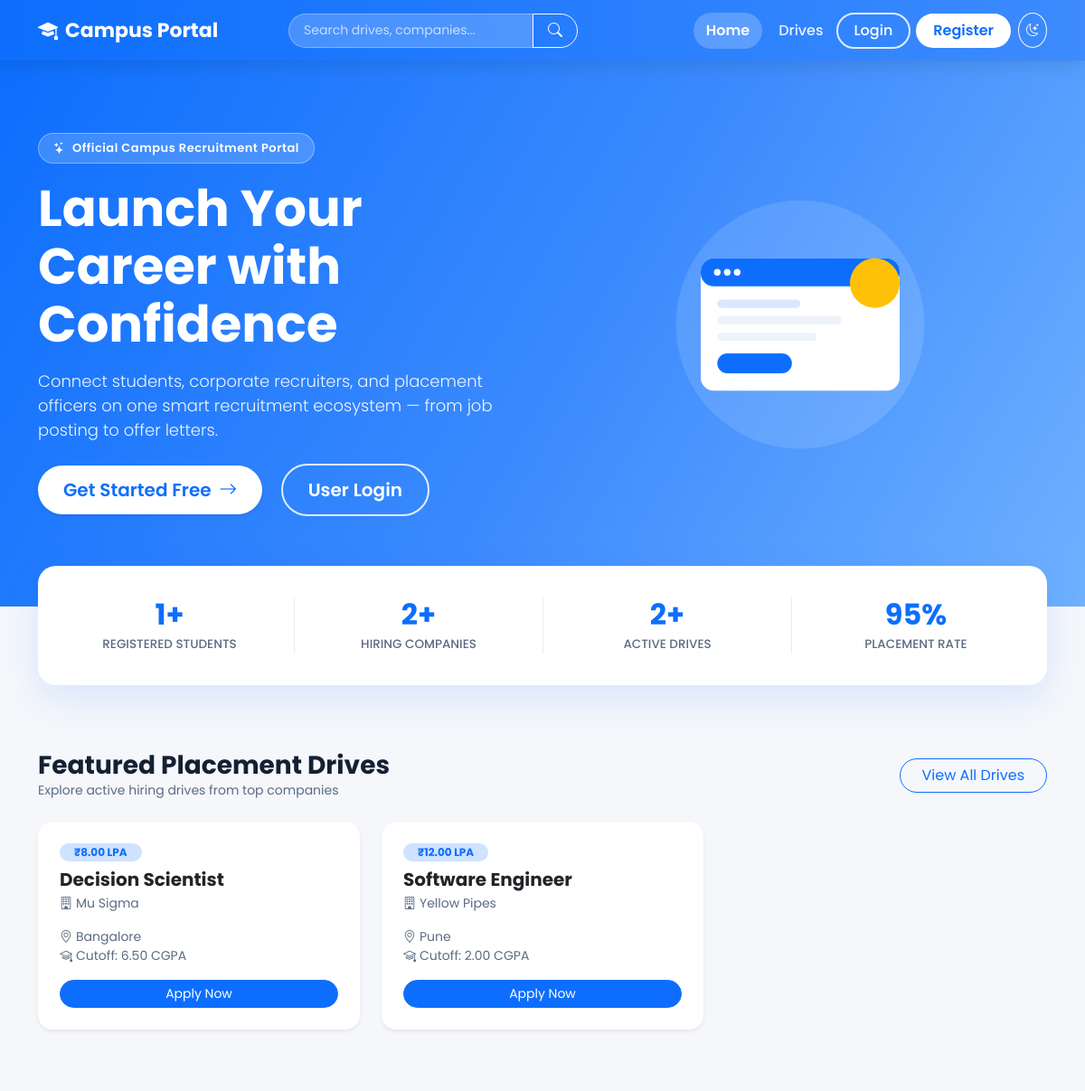
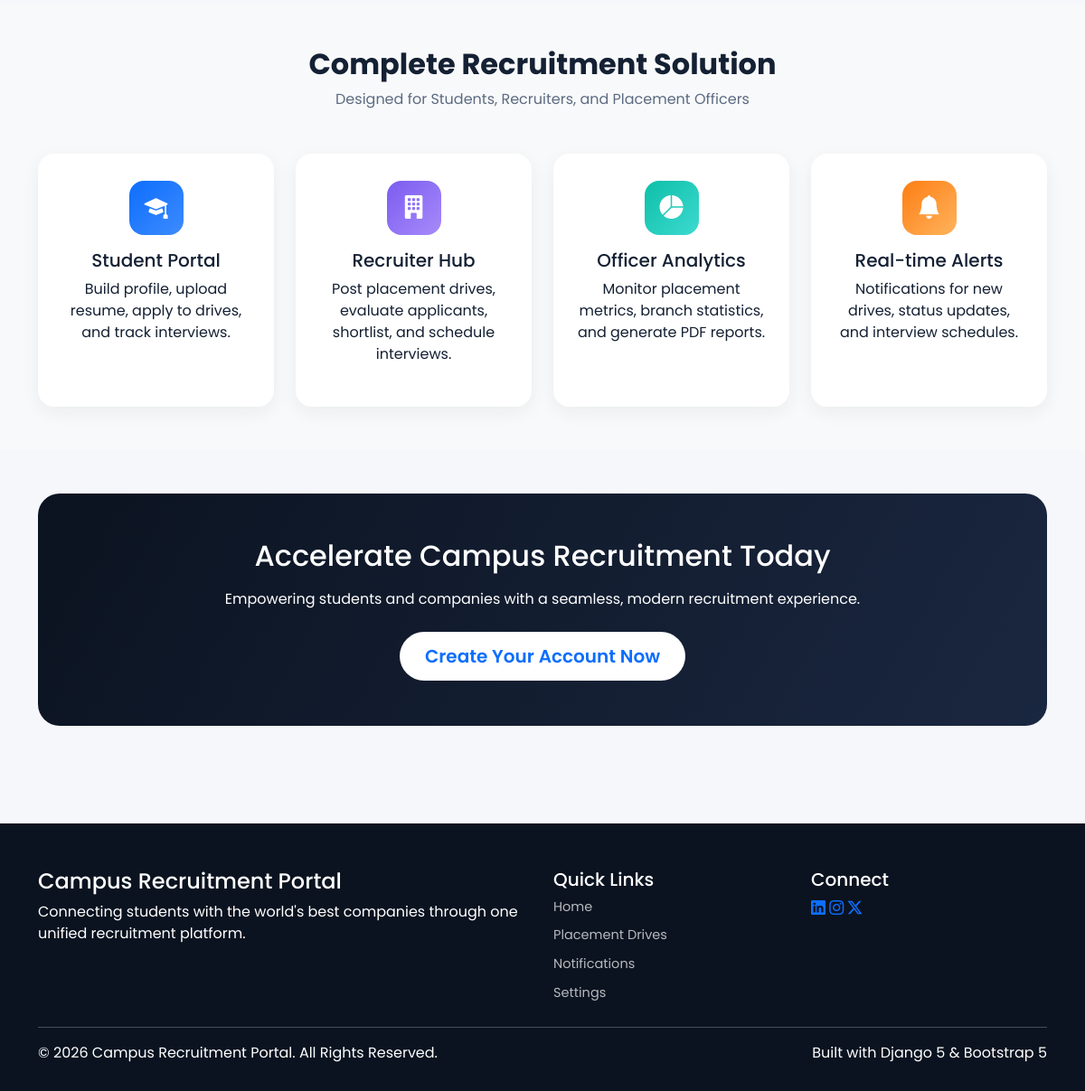
The page / on the database its author committed (2 pictures, top to bottom).
### placement/models.py (models this page shows, shortened)
class PlacementDrive(models.Model):
    company = models.ForeignKey(
        Company,
        on_delete=models.CASCADE,
        related_name="drives"
    )
    job_role = models.CharField(max_length=150)
    package = models.DecimalField(
        max_digits=8,
        decimal_places=2
    )
    location = models.CharField(max_length=100)
    eligibility_cgpa = models.DecimalField(
        max_digits=4,
        decimal_places=2
    )
    description = models.TextField()
    deadline = models.DateField()
    created_by = models.ForeignKey(
        PlacementOfficerProfile,
        on_delete=models.SET_NULL,
        null=True,
        blank=True
    )
    recruiter = models.ForeignKey(
        "recruiters.RecruiterProfile",
        on_delete=models.SET_NULL,
        null=True,
        blank=True,
        related_name="created_drives"
    )
    created_at = models.DateTimeField(default=timezone.now)
    is_active = models.BooleanField(default=True)

class Company(models.Model):
    name = models.CharField(max_length=150)
    website = models.URLField(blank=True)
    email = models.EmailField(blank=True)
    description = models.TextField(blank=True)
    location = models.CharField(max_length=100)
    logo = models.ImageField(
        upload_to="company_logos/",
        blank=True,
        null=True
    )
    recruiter = models.ForeignKey(
        "recruiters.RecruiterProfile",
        on_delete=models.SET_NULL,
        null=True,
        blank=True,
        related_name="companies"
    )
    is_approved = models.BooleanField(default=True)

### core/views.py (the view)
# urls.py: path("", views.home, name="home"),
def home(request):
    featured_drives = PlacementDrive.objects.filter(is_active=True).select_related("company").order_by("-created_at")[:6]
    top_companies = Company.objects.filter(is_approved=True)[:6]
    total_drives = PlacementDrive.objects.filter(is_active=True).count()
    total_companies = Company.objects.count()
    total_students = StudentProfile.objects.count()
    context = {
        "featured_drives": featured_drives,
        "top_companies": top_companies,
        "total_drives": total_drives,
        "total_companies": total_companies,
        "total_students": total_students,
    }
    return render(request, "home.html", context)

### templates/home.html (shortened to what this page needs)
{% extends "base.html" %}
{% block content %}
<section class="hero-section text-white">
    <div class="container">
        <div class="row align-items-center">
            <div class="col-lg-6">
                <span class="hero-badge">
                    <i class="bi bi-stars me-1"></i> Official Campus Recruitment Portal
                </span>
                <h1 class="display-4">
                    Launch Your Career with Confidence
                </h1>
                <p class="lead mt-3">
                    Connect students, corporate recruiters, and placement officers on one smart recruitment ecosystem — from job posting to offer letters.
                </p>
                <div class="mt-4">
                    {% if user.is_authenticated %}
                        {% if user.role == 'student' %}
                            <a href="{% url 'student_dashboard' %}" class="btn hero-btn-primary btn-lg me-3 shadow-sm">
                                Go to Student Dashboard <i class="bi bi-arrow-right ms-1"></i>
                            </a>
                        {% elif user.role == 'recruiter' %}
                            <a href="{% url 'recruiter_dashboard' %}" class="btn hero-btn-primary btn-lg me-3 shadow-sm">
                                Go to Recruiter Portal <i class="bi bi-arrow-right ms-1"></i>
                            </a>
                        {% else %}
                            <a href="{% url 'placement_dashboard' %}" class="btn hero-btn-primary btn-lg me-3 shadow-sm">
                                Go to Officer Portal <i class="bi bi-arrow-right ms-1"></i>
                            </a>
                        {% endif %}
                    {% else %}
                        <a href="{% url 'register' %}" class="btn hero-btn-primary btn-lg me-3 shadow-sm">
                            Get Started Free <i class="bi bi-arrow-right ms-1"></i>
                        </a>
                        <a href="{% url 'login' %}" class="btn hero-btn-outline btn-lg">
                            User Login
                        </a>
                    {% endif %}
                </div>
            </div>
            <div class="col-lg-6 text-center mt-5 mt-lg-0">
            </div>
        </div>
    </div>
</section>
<section class="stats-section">
    <div class="container">
        <div class="stats-card">
            <div class="row text-center">
                <div class="col-6 col-md-3 stat-item">
                    <h2>{{ total_students|default:"500" }}+</h2>
                    <p>Registered Students</p>
                </div>
                <div class="col-6 col-md-3 stat-item stat-divider">
                    <h2>{{ total_companies|default:"50" }}+</h2>
                    <p>Hiring Companies</p>
                </div>
                <div class="col-6 col-md-3 stat-item stat-divider">
                    <h2>{{ total_drives|default:"25" }}+</h2>
                    <p>Active Drives</p>
                </div>
                <div class="col-6 col-md-3 stat-item stat-divider">
                    <h2>95%</h2>
                    <p>Placement Rate</p>
                </div>
            </div>
        </div>
    </div>
</section>
{% if featured_drives %}
<section class="py-5 mt-4">
    <div class="container">
        <div class="d-flex justify-content-between align-items-center mb-4">
            <div>
                <h3 class="fw-bold mb-0">Featured Placement Drives</h3>
                <p class="text-muted small mb-0">Explore active hiring drives from top companies</p>
            </div>
            <a href="{% url 'placement_drives' %}" class="btn btn-outline-primary rounded-pill px-4">View All Drives</a>
        </div>
        <div class="row g-4">
            {% for drive in featured_drives %}
            <div class="col-md-6 col-lg-4">
                <div class="card border-0 shadow-sm rounded-4 h-100 p-4 bg-white hover-lift">
                    <span class="badge bg-primary-subtle text-primary rounded-pill px-3 py-1 mb-2 me-auto fw-bold">₹{{ drive.package }} LPA</span>
                    <h5 class="fw-bold mb-1 text-dark">{{ drive.job_role }}</h5>
                    <small class="text-muted d-block mb-3"><i class="bi bi-building me-1"></i>{{ drive.company.name }}</small>
                    <div class="small text-muted mb-3">
                        <div><i class="bi bi-geo-alt me-1"></i>{{ drive.location }}</div>
                        <div><i class="bi bi-mortarboard me-1"></i>Cutoff: {{ drive.eligibility_cgpa }} CGPA</div>
                    </div>
                    <a href="{% url 'placement_drives' %}" class="btn btn-sm btn-primary rounded-pill mt-auto">Apply Now</a>
                </div>
            </div>
            {% endfor %}
        </div>
    </div>
</section>
{% endif %}
<section class="py-5 bg-light mt-4">
    <div class="container">
        <div class="text-center mb-5">
            <h2 class="fw-bold mb-2">Complete Recruitment Solution</h2>
            <p class="text-muted">Designed for Students, Recruiters, and Placement Officers</p>
        </div>
        <div class="row g-4">
            <div class="col-md-6 col-lg-3">
                <div class="feature-card">
                    <div class="feature-icon icon-blue"><i class="bi bi-mortarboard-fill"></i></div>
                    <h5>Student Portal</h5>
                    <p>Build profile, upload resume, apply to drives, and track interviews.</p>
                </div>
            </div>
            <div class="col-md-6 col-lg-3">
                <div class="feature-card">
                    <div class="feature-icon icon-purple"><i class="bi bi-building-fill"></i></div>
                    <h5>Recruiter Hub</h5>
                    <p>Post placement drives, evaluate applicants, shortlist, and schedule interviews.</p>
                </div>
            </div>
            <div class="col-md-6 col-lg-3">
                <div class="feature-card">
                    <div class="feature-icon icon-teal"><i class="bi bi-pie-chart-fill"></i></div>
                    <h5>Officer Analytics</h5>
                    <p>Monitor placement metrics, branch statistics, and generate PDF reports.</p>
                </div>
            </div>
            <div class="col-md-6 col-lg-3">
                <div class="feature-card">
                    <div class="feature-icon icon-orange"><i class="bi bi-bell-fill"></i></div>
                    <h5>Real-time Alerts</h5>
                    <p>Notifications for new drives, status updates, and interview schedules.</p>
                </div>
            </div>
        </div>
    </div>
</section>
<section class="py-5">
    <div class="container">
        <div class="cta-section text-center">
            <h2 class="mb-3">Accelerate Campus Recruitment Today</h2>
            <p class="mb-4">Empowering students and companies with a seamless, modern recruitment experience.</p>
            {% if not user.is_authenticated %}
            <a href="{% url 'register' %}" class="btn hero-btn-primary btn-lg">
                Create Your Account Now
            </a>
            {% endif %}
        </div>
    </div>
</section>
{% endblock %}

### templates/base.html (style rules this page uses)
:root { --brand-blue: #0d6efd; --brand-blue-light: #3d8bfd; --brand-dark: #0b1320; --text-muted: #5c6b82; --bg-soft: #f5f7fb; --surface: #ffffff; --surface-2: #f8f9fc; --border-color: #e5eaf2; --text-color: #142033; --radius-lg: 20px; --radius-md: 14px; }
body { font-family: 'Poppins', sans-serif; background: var(--bg-soft); color: var(--text-color); display: flex; flex-direction: column; min-height: 100vh; transition: background-color 0.3s ease, color 0.3s ease; }
a { color: var(--brand-blue); }
.card, .list-group-item, .table, .form-control, .form-select, .alert { border-color: var(--border-color); }
.card { background: var(--surface); color: var(--text-color); border: 1px solid var(--border-color); border-radius: var(--radius-lg); box-shadow: 0 10px 30px rgba(0, 0, 0, 0.06); }
.text-muted { color: var(--text-muted) !important; }
.hover-lift { transition: transform 0.25s ease, box-shadow 0.25s ease; }

### templates/home.html (style rules this page uses)
.hero-section { background:linear-gradient(120deg,#0d6efd 0%,#3d8bfd 55%,#6fb1ff 100%); position:relative; overflow:hidden; padding:80px 0 100px; }
.hero-badge { display:inline-block; background:rgba(255,255,255,.18); border:1px solid rgba(255,255,255,.35); color:#fff; font-size:13px; font-weight:600; letter-spacing:.5px; padding:6px 16px; border-radius:30px; margin-bottom:18px; }
.hero-section h1 { font-weight:700; line-height:1.15; }
.hero-section .lead { color:rgba(255,255,255,.92); font-size:18px; }
.hero-btn-primary { background:#fff; color:#0d6efd; font-weight:600; border:none; padding: 12px 28px; border-radius: 30px; }
.hero-btn-outline { border:2px solid rgba(255,255,255,.85); color:#fff; font-weight:600; background:transparent; padding: 12px 28px; border-radius: 30px; }
.stats-section { margin-top:-45px; position:relative; z-index:2; }
.stats-card { background:#fff; border-radius:20px; box-shadow:0 15px 40px rgba(13,110,253,.12); padding:35px 20px; }
.stat-item h2 { font-weight:700; color:#0d6efd; font-size:32px; margin-bottom:4px; }
.stat-item p { color:#5c6b82; font-weight:500; margin-bottom:0; font-size:13.5px; text-transform:uppercase; }
.stat-divider { border-left:1px solid #e9ecf3; }
.feature-card { background:#fff; border-radius:18px; padding:30px 24px; text-align:center; box-shadow:0 6px 20px rgba(20,30,60,.06); transition:.35s; height:100%; }
.feature-icon { width:60px; height:60px; border-radius:16px; display:flex; align-items:center; justify-content:center; margin:0 auto 16px; font-size:26px; color:#fff; }
.icon-blue { background:linear-gradient(135deg,#0d6efd,#3d8bfd); }
.icon-purple { background:linear-gradient(135deg,#7b5cf0,#a78bfa); }
.icon-teal { background:linear-gradient(135deg,#0dbfa8,#3ddad0); }
.icon-orange { background:linear-gradient(135deg,#fd7e14,#ffb35c); }
.cta-section { background:linear-gradient(120deg,#0b1320,#1a2740); border-radius:24px; padding:50px 30px; color:#fff; }

### rows shown on the page
PlacementDrive: package "8.00", job_role "Decision Scientist", company.name "Mu Sigma", location "Bangalore", eligibility_cgpa "6.50"
PlacementDrive: package "12.00", job_role "Software Engineer", company.name "Yellow Pipes", location "Pune", eligibility_cgpa "2.00"

### other values the page prints
{{ total_students|default:"500" }} "1"
{{ total_companies|default:"50" }} "2"
{{ total_drives|default:"25" }} "2"
